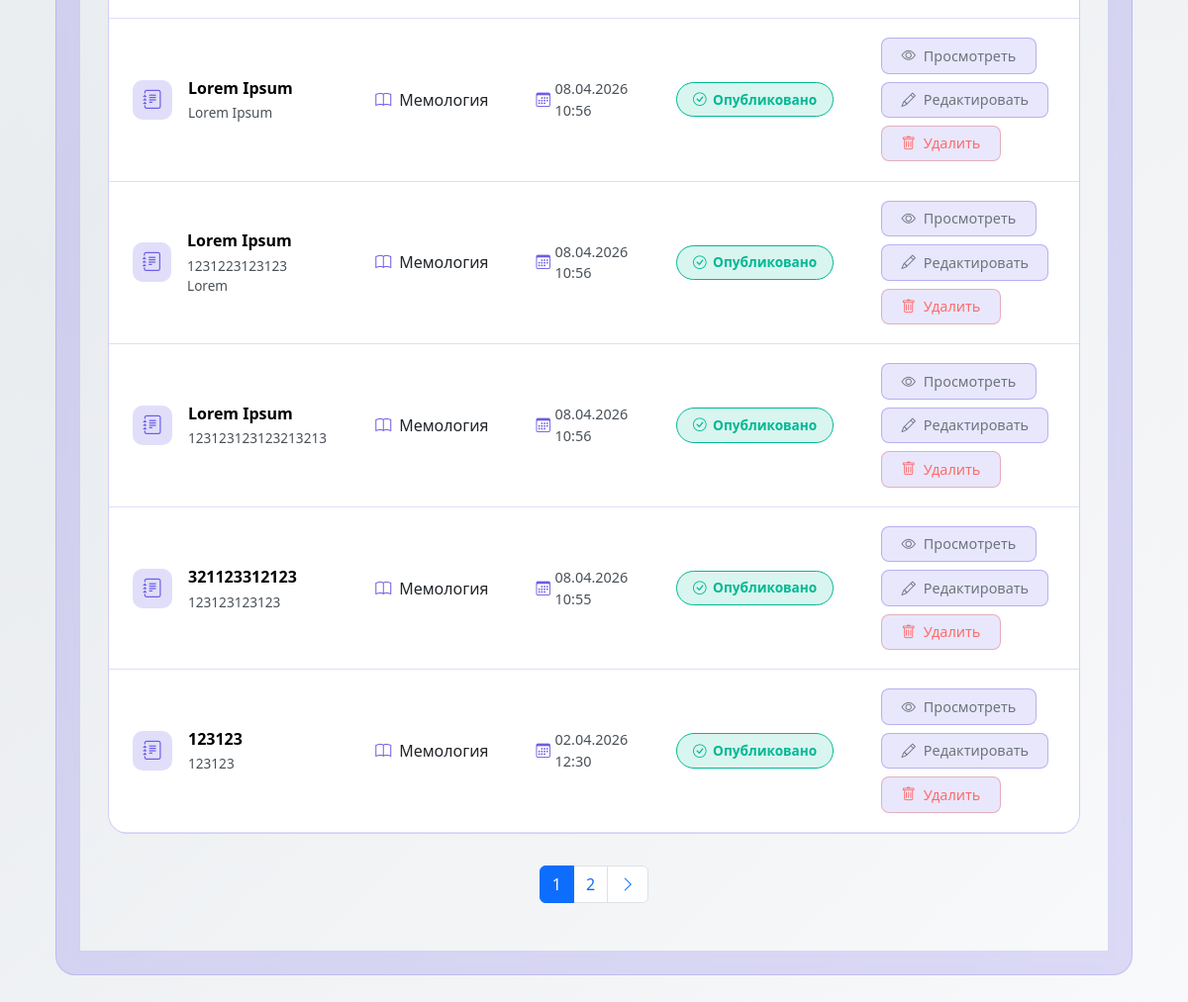
Page /assignments/ (signed in, lower part) on the earlier database version.
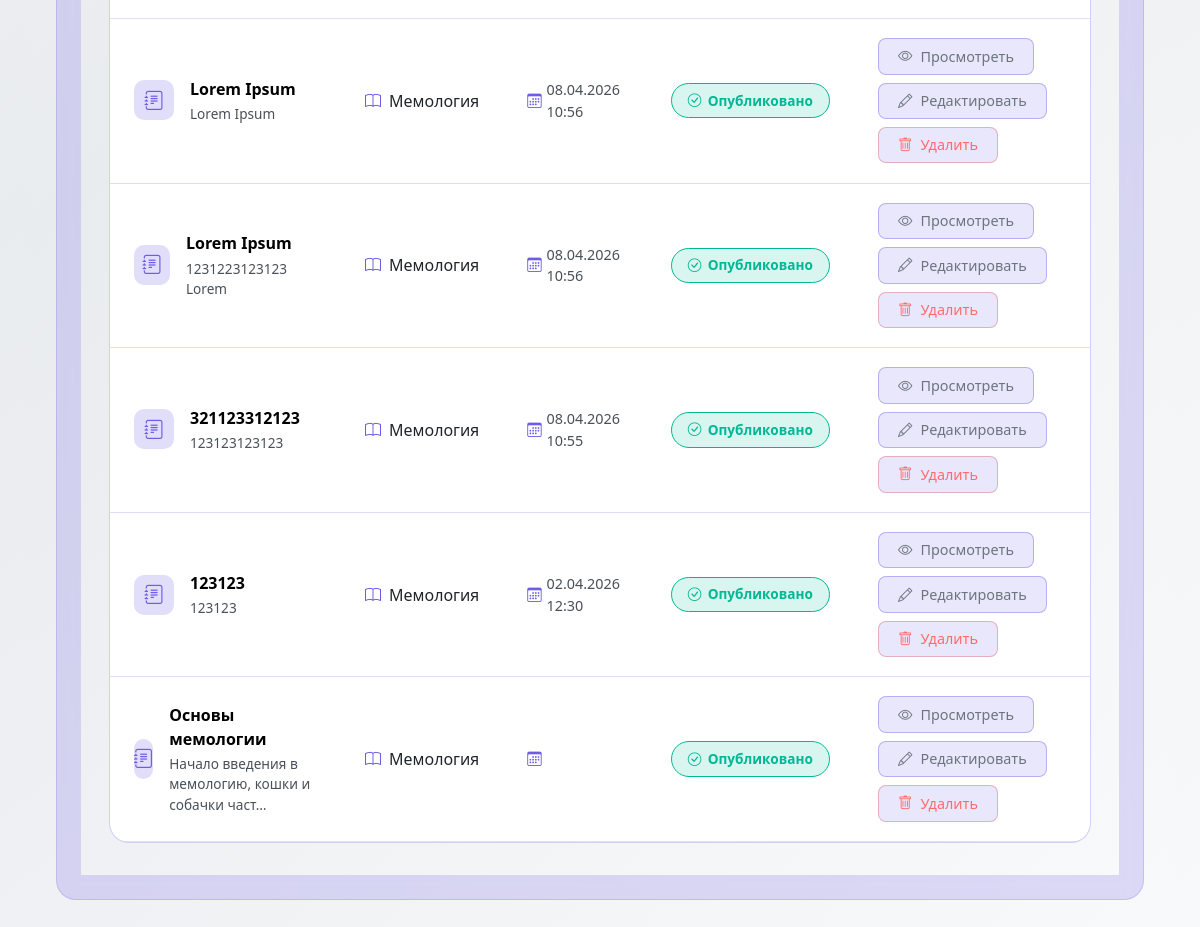
Same page on the later database version.
### classroom_core/models.py (models this page shows, shortened)
class Assignment(models.Model ):
    STATUS_CHOICES =[
   ('draft','Черновик'),
   ('published','Опубликовано'),
   ('closed','Закрыто'),
    ]
    ASSIGNMENT_TYPE_CHOICES = [
        ("file_upload", "Прикрепление файла"),
        ("quiz", "Тест"),
    ]
    QUIZ_MODE_CHOICES = [
        ("single", "Один правильный ответ"),
        ("multiple", "Несколько правильных ответов"),
    ]
    course =models.ForeignKey(
    Course,
    on_delete =models.CASCADE ,
    related_name ='assignments',
    null = True,
    )
    section =models.ForeignKey(
    CourseSection ,
    on_delete =models.SET_NULL ,
    null =True,
    blank =True,
    related_name ='assignments'
    )
    title =models.CharField(max_length =255 )
    description =models.TextField()
    status =models.CharField(
    max_length =20 ,
    choices =STATUS_CHOICES ,
    default ='draft'
    )
    assignment_type = models.CharField(
        max_length=20,
        choices=ASSIGNMENT_TYPE_CHOICES,
        default="file_upload",
    )
    quiz_mode = models.CharField(
        max_length=20,
        choices=QUIZ_MODE_CHOICES,
        default="single",
    )
    due_date =models.DateTimeField(null =True ,blank =True )
    allow_late_submissions =models.BooleanField(default =False )
    max_points =models.IntegerField(default =100 )
    passing_score =models.IntegerField(default =50 )
    is_group_assignment =models.BooleanField(default =False )
    group_size_min=models.IntegerField(default=1)
    group_size_max=models.IntegerField(default=1)
    attachment =models.FileField(
    upload_to ='assignment_attachments/',
    null =True ,
    blank =True
    )
    created_at =models.DateTimeField(auto_now_add =True )
    updated_at =models.DateTimeField(auto_now =True )
    published_at =models.DateTimeField(null =True ,blank =True )
    class Meta :
        ordering =['-due_date','-created_at']
        verbose_name ='Задание курса'
        verbose_name_plural ='Задания курса'

class Course(models.Model):
    STATUS_CHOICES = [
       ('draft', 'Черновик'),
       ('active', 'Активный'),
       ('archived', 'Архивирован'),
       ('completed', 'Завершён'),
    ]
    title = models.CharField(max_length=255)
    description = models.TextField()
    short_description = models.CharField(max_length=200, blank=True)
    code = models.CharField(max_length=20, unique=True, blank=True)
    instructor = models.ForeignKey(
        User,
        on_delete=models.CASCADE,
        related_name='courses_created'
    )
    teaching_assistants = models.ManyToManyField(
        User,
        blank=True,
        related_name='courses_assisting'
    )
    students = models.ManyToManyField(
        User,
        blank=True,
        related_name='courses_enrolled'
    )
    student_groups = models.ManyToManyField(
        StudentGroup,
        blank=True,
        related_name='courses_enrolled',
        help_text='Группы студентов, зачисленные на курс'
    )
    status = models.CharField(
        max_length=20,
        choices=STATUS_CHOICES,
        default='draft'
    )
    start_date = models.DateField(null=True, blank=True)
    end_date = models.DateField(null=True, blank=True)
    created_at = models.DateTimeField(auto_now_add=True)
    updated_at = models.DateTimeField(auto_now=True)
    cover_image = models.ImageField(
        upload_to='course_covers/',
        null=True,
        blank=True
    )
    color = models.CharField(max_length=7, default='#3498db')
    is_public = models.BooleanField(default=False)
    allow_self_enrollment = models.BooleanField(default=True)
    max_students = models.IntegerField(null=True, blank=True)
    class_days = models.CharField(max_length=100, blank=True)
    class_time = models.CharField(max_length=100, blank=True)
    class Meta:
        ordering = ['-created_at']
        verbose_name = 'Курс'
        verbose_name_plural = 'Курсы'
    def can_edit(self, user):
        return (
            user == self.instructor
            or user in self.teaching_assistants.all()
            or user.is_superuser
            or user.profile.is_staff()
        )

### classroom_core/views.py (the view, shortened to what this page needs)
# urls.py: path('assignments/', views.assignment_list, name='assignment_list'),
@login_required
def assignment_list(request ):
    user_profile =request.user.profile
    course_queryset = Course.objects.filter(
        Q(instructor=request.user) |
        Q(teaching_assistants=request.user) |
        Q(students=request.user)
    ).distinct().order_by("title")
    if user_profile.is_teacher() or user_profile.is_staff() or request.user.is_superuser:
        assignments = Assignment.objects.all()
        if not (user_profile.is_staff() or request.user.is_superuser):
            assignments = assignments.filter(
                Q(course__instructor=request.user) |
                Q(course__teaching_assistants=request.user) |
                Q(course__students=request.user)
            ).distinct()
    else :
        assignments =Assignment.objects.filter(
        course__students =request.user ,
        status ='published'
        )
    course_id = request.GET.get('course_id')
    selected_course_id = None
    status =request.GET.get('status')
    if status:
        assignments=assignments.filter(status =status )
    sort_by =request.GET.get('sort','-due_date')
    assignments =assignments.order_by(sort_by )
    paginator =Paginator(assignments ,12 )
    page_number =request.GET.get('page')
    page_obj =paginator.get_page(page_number )
    context ={
    'page_obj':page_obj ,
    'course_id':selected_course_id ,
    'status':status ,
    'sort_by':sort_by ,
    'filter_courses': course_queryset,
    }
    return render(request ,'classroom_core/assignment_list.html',context )

### classroom_core/models.py (called while the page is built)
    def is_teacher(self):
        return self.role == 'teacher'

    def is_staff(self):
        return self.role == 'staff'

### classroom_core/templatetags/classroom_tags.py (called while the page is built)
@register.filter
def allows_edit(obj, user):
    if user is None or not getattr(user, "is_authenticated", False):
        return False
    fn = getattr(obj, "can_edit", None)
    if callable(fn):
        return bool(fn(user))
    return False

### templates/classroom_core/assignment_list.html (shortened to what the changed rows need)
{% extends "classroom_core/base_courses.html" %}
{% load classroom_tags %}
{% block courses_content %}
<div class="theme-assignments">
    <div class="container">
        <div class="table-card">
            <div class="table-responsive">
                <table class="custom-table">
                    <tbody>
                        {% for assignment in page_obj %}
                        <tr>
                            <td data-label="Название">
                                <div class="d-flex align-items-center">
                                    <div class="assignment-icon me-3">
                                        <i class="bi bi-journal-text"></i>
                                    </div>
                                    <div>
                                        <div class="assignment-title">{{ assignment.title }}</div>
                                        <div class="assignment-description">{{ assignment.description|striptags|truncatechars:50 }}</div>
                                    </div>
                                </div>
                            </td>
                            <td data-label="Курс">
                                <div class="d-flex align-items-center">
                                    <i class="bi bi-book me-2" style="color: var(--accent-primary);"></i>
                                    {{ assignment.course.title }}
                                </div>
                            </td>
                            <td data-label="Срок">
                                <span class="due-date">
                                    <i class="bi bi-calendar3"></i>
                                    {{ assignment.due_date|date:"d.m.Y H:i" }}
                                </span>
                            </td>
                            <td data-label="Статус">
                                {% if assignment.status == 'draft' %}
                                <span class="status-badge status-draft">
                                    <i class="bi bi-pencil"></i> Черновик
                                </span>
                                {% elif assignment.status == 'published' %}
                                <span class="status-badge status-published">
                                    <i class="bi bi-check-circle"></i> Опубликовано
                                </span>
                                {% elif assignment.status == 'closed' %}
                                <span class="status-badge status-closed">
                                    <i class="bi bi-lock"></i> Закрыто
                                </span>
                                {% endif %}
                            </td>
                            <td data-label="Действия">
                                <div class="d-flex flex-wrap gap-2 align-items-center">
                                    <a href="{% url 'classroom_core:assignment_detail' assignment.id %}" class="btn-view">
                                        <i class="bi bi-eye"></i>
                                        Просмотреть
                                    </a>
                                    {% if assignment.course|allows_edit:request.user %}
                                    <a href="{% url 'classroom_core:assignment_edit' assignment.id %}" class="btn-view">
                                        <i class="bi bi-pencil"></i>
                                        Редактировать
                                    </a>
                                    <a href="{% url 'classroom_core:assignment_delete' assignment.id %}" class="btn-view btn-view-danger">
                                        <i class="bi bi-trash"></i>
                                        Удалить
                                    </a>
                                    {% endif %}
                                </div>
                            </td>
                        </tr>
                        {% endfor %}
                    </tbody>
                </table>
            </div>
        </div>
        {% if page_obj.has_other_pages %}
        <nav aria-label="Страницы" class="custom-pagination">
            <ul class="pagination justify-content-center">
                {% for num in page_obj.paginator.page_range %}
                {% if page_obj.number == num %}
                <li class="page-item active">
                    <span class="page-link">{{ num }}</span>
                </li>
                {% elif num > page_obj.number|add:'-3' and num < page_obj.number|add:'3' %}
                <li class="page-item">
                    <a class="page-link" href="?page={{ num }}&course_id={{ course_id }}&status={{ status }}">{{ num }}</a>
                </li>
                {% endif %}
                {% endfor %}
                {% if page_obj.has_next %}
                <li class="page-item">
                    <a class="page-link" href="?page={{ page_obj.next_page_number }}&course_id={{ course_id }}&status={{ status }}" aria-label="Следующая">
                        <i class="bi bi-chevron-right"></i>
                    </a>
                </li>
                {% endif %}
            </ul>
        </nav>
        {% endif %}
    </div>
</div>
{% endblock %}

Differences in the rows shown:
removed Assignment: title "Lorem Ipsum", description "123123123123213213", course "Мемология", due_date "08.04.2026 10:56", status "published" (drawn), shows "Редактировать"
now on this page (row unchanged): Assignment: title "Основы мемологии", description "Начало введения в мемологию, кошки и собачки част…", course "Мемология", status "published" (drawn), shows "Редактировать"
Other differences:
list line gone: "1"
list line gone: "2"
